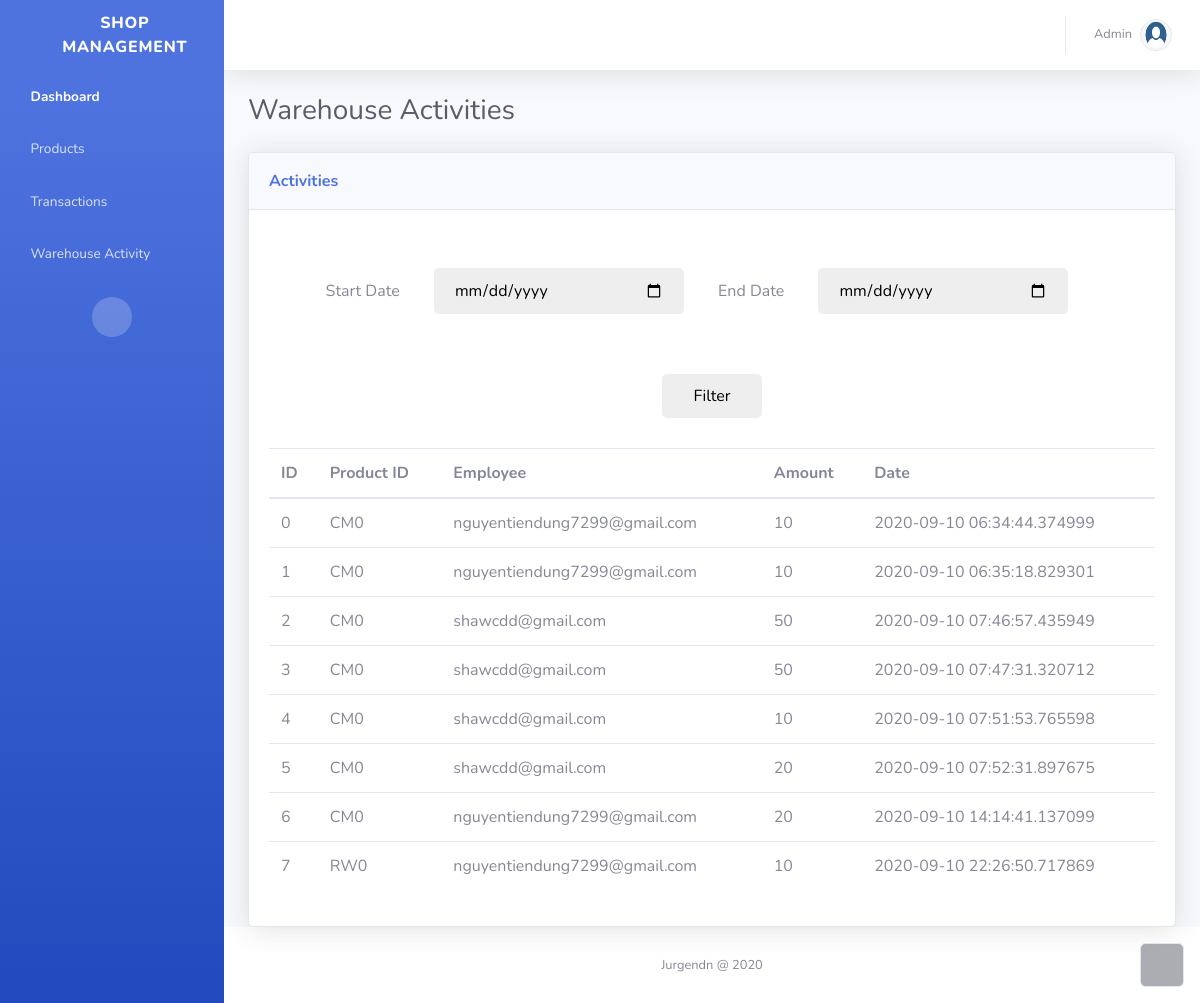
The page /warehouse/?start_date=&end_date=&fil=Filter on the database its author committed.
### tables this page shows
CREATE TABLE "WAREHOUSE" (
	"ID"	TEXT NOT NULL,
	"prd_id"	TEXT NOT NULL,
	"executer_id"	TEXT NOT NULL,
	"amount"	INTEGER NOT NULL,
	"date"	TEXT NOT NULL,
	PRIMARY KEY("ID")
);

### warehouse/warehouse.py (the view)
@warehouse.route("/", methods=["GET"])
def get_atv():
    start_date = request.args.get('start_date')
    end_date = request.args.get('end_date')
    if start_date == '':
        start_date = "NG"
    if end_date == '':
        end_date = "NG"
    activities = wwa.get_by_date(start_date, end_date)
    print(activities)
    form = Filter()
    return render_template("warehouse.html", activities=activities, form=form)

### warehouse/warehouse_app.py
class Filter(Form):
    start_date = DateField("Start Date")
    end_date = DateField("End Date")
    fil = SubmitField("Filter")

### warehouse/warehouse_app.py (called while the page is built)
def connect_db():
    engine = create_engine(database, connect_args={'check_same_thread': False})
    conn = engine.connect()
    metadata = MetaData(bind=engine)
    Warehouse = Table('WAREHOUSE', metadata, autoload=True)
    return engine, conn, Warehouse

def get_all_activities():
    engine, conn, Warehouse = connect_db()
    activities = Warehouse.select().execute().fetchall()
    close_db(engine, conn)
    return activities

### warehouse/templates/warehouse.html (shortened to what this page needs)
{% extends 'base.html' %} {% block title %} Warehouse Activities {% endblock %}
{% block content %}
<div class="container-fluid">
  <h3 class="text-dark mb-4">Warehouse Activities</h3>
  <div class="card shadow">
    <div class="card-header py-3">
      <p class="text-primary m-0 font-weight-bold">Activities</p>
    </div>
    <div class="card-body">
      <div
        class="table-responsive table mt-2"
        id="dataTable"
        role="grid"
        aria-describedby="dataTable_info"
      >
        <div class="filter">
          <form action="#" method="GET">
            <div>
              {{form.start_date.label}} {{form.start_date(class='filt',
              style="max-width:250px")}} {{form.end_date.label}}
              {{form.end_date(class='filt', style="max-width:250px")}}
              {{form.fil(class='filt', style="width: 100px")}}
            </div>
          </form>
        </div>
        <table class="table my-0" id="dataTable">
          <thead>
            <tr>
              <th>ID</th>
              <th>Product ID</th>
              <th>Employee</th>
              <th>Amount</th>
              <th>Date</th>
            </tr>
          </thead>
          <tbody>
            {% for atv in activities %}
            <tr>
              <td>{{atv.ID}}</td>
              <td>{{atv.prd_ID}}</td>
              <td>{{atv.executer_ID}}</td>
              <td>{{atv.amount}}</td>
              <td>{{atv.date}}</td>
            </tr>
            {% endfor %}
          </tbody>
        </table>
      </div>
    </div>
  </div>
</div>
{% endblock %}

### warehouse/static/css/Canito-Ingresar-Producto.css (style rules this page uses)
.h3, h3 { color: #3f4246; }

### warehouse/static/css/Filter.css (style rules this page uses)
.filter { text-align: center; }
.filter input { margin: 30px; width: 60%; padding: 20px; padding-top: 10px; padding-bottom: 10px; border: none; border-radius: 5px; background: #eee; }
* { outline: none; }

### rows shown on the page
WAREHOUSE: ID "0", prd_ID "CM0", executer_ID "nguyentiendung7299@gmail.com", amount "10", date "2020-09-10 06:34:44.374999"
WAREHOUSE: ID "1", prd_ID "CM0", executer_ID "nguyentiendung7299@gmail.com", amount "10", date "2020-09-10 06:35:18.829301"
WAREHOUSE: ID "2", prd_ID "CM0", executer_ID "shawcdd@gmail.com", amount "50", date "2020-09-10 07:46:57.435949"
WAREHOUSE: ID "3", prd_ID "CM0", executer_ID "shawcdd@gmail.com", amount "50", date "2020-09-10 07:47:31.320712"
WAREHOUSE: ID "4", prd_ID "CM0", executer_ID "shawcdd@gmail.com", amount "10", date "2020-09-10 07:51:53.765598"
WAREHOUSE: ID "5", prd_ID "CM0", executer_ID "shawcdd@gmail.com", amount "20", date "2020-09-10 07:52:31.897675"
WAREHOUSE: ID "6", prd_ID "CM0", executer_ID "nguyentiendung7299@gmail.com", amount "20", date "2020-09-10 14:14:41.137099"
WAREHOUSE: ID "7", prd_ID "RW0", executer_ID "nguyentiendung7299@gmail.com", amount "10", date "2020-09-10 22:26:50.717869"
